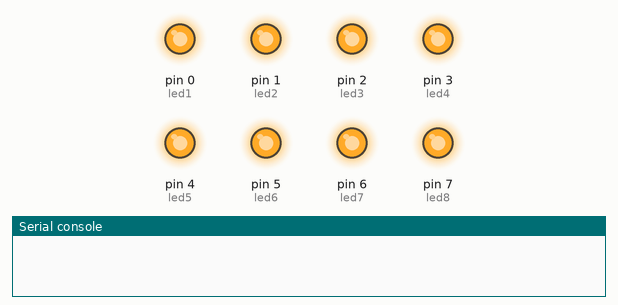
Recording of a program running on a simulated MicroPython board. Parts: output pins drawn as LEDs (lit = HIGH), the last lines printed to the serial console.

Above: at 0.5 s.
At 1.2 s:
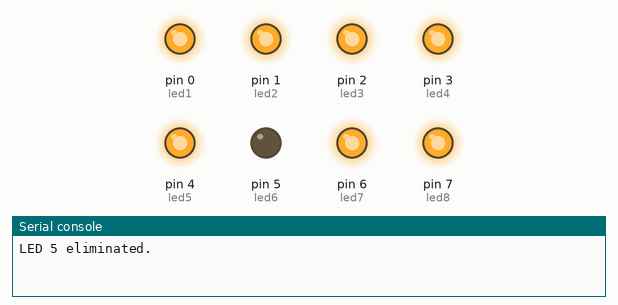
At 1.7 s:
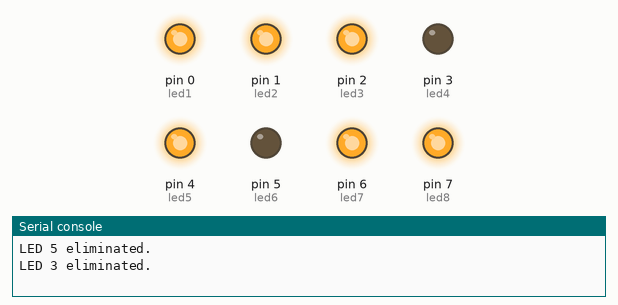
At 2.2 s:
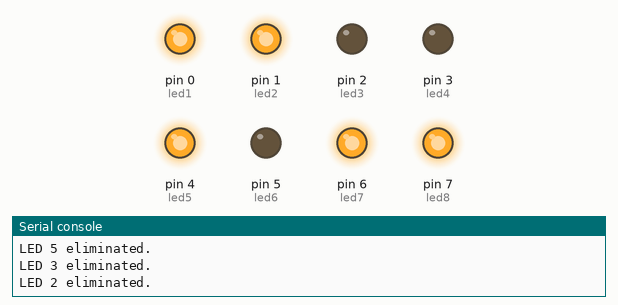
At 3.2 s:
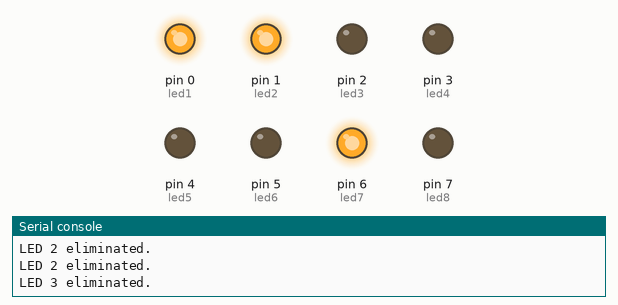
At 5.7 s:
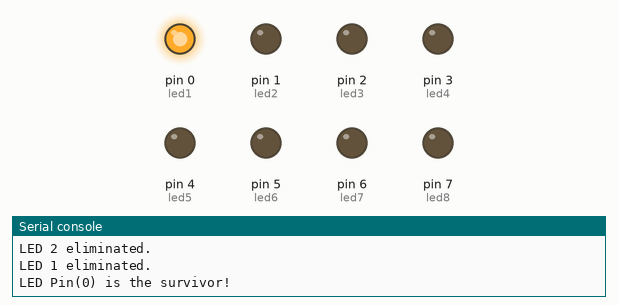
Timing chart, 0 to 8.6 s (numbered marks = the images above):
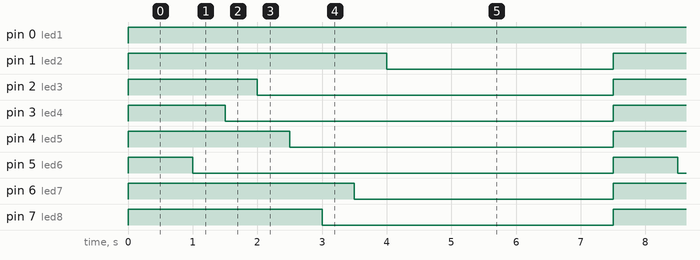

Measured:
- by itself, pin 0 (led1): LOW → HIGH at 0.00 s
- by itself, pin 1 (led2): alternates HIGH for 4.0 s and LOW for 3.5 s
- by itself, pin 2 (led3): alternates HIGH for 2.0 s and LOW for 5.5 s
- by itself, pin 3 (led4): alternates HIGH for 1.5 s and LOW for 6.0 s
- by itself, pin 4 (led5): alternates HIGH for 2.5 s and LOW for 5.0 s
- by itself, pin 5 (led6): alternates HIGH for 1.0 s and LOW for 6.5 s
- by itself, pin 6 (led7): alternates HIGH for 3.5 s and LOW for 4.0 s
- by itself, pin 7 (led8): alternates HIGH for 3.0 s and LOW for 4.5 s

The program:

Joseohus.py
```python
from machine import Pin
import time

led1 = Pin(0, Pin.OUT)
led2 = Pin(1, Pin.OUT)
led3 = Pin(2, Pin.OUT)
led4 = Pin(3, Pin.OUT)
led5 = Pin(4, Pin.OUT)
led6 = Pin(5, Pin.OUT)
led7 = Pin(6, Pin.OUT)
led8 = Pin(7, Pin.OUT)

original_leds = [led1, led2, led3, led4, led5, led6, led7, led8]

def josephus(leds, k, index):
    while len(leds) > 1:
        index = (index + k) % len(leds)
        leds[index].off()
        print(f"LED {index} eliminated.")
        time.sleep(0.5)
        leds.pop(index)

    print(f"LED {leds[0]} is the survivor!")
    leds[0].on()


while True:
    leds = original_leds[:]
    for led in leds:
        led.on()
    time.sleep(1)
    josephus(leds, 5, 0)
    time.sleep(3)
```
